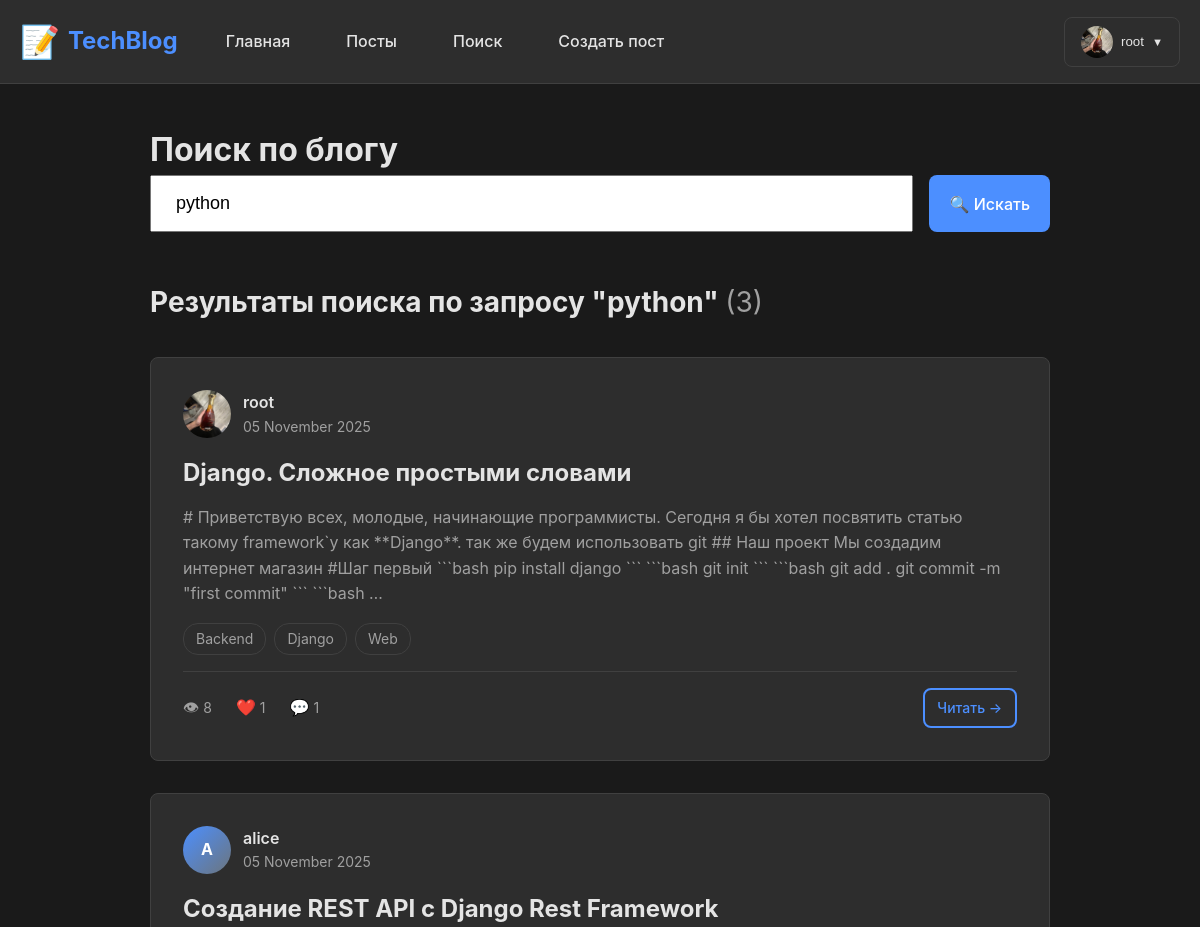
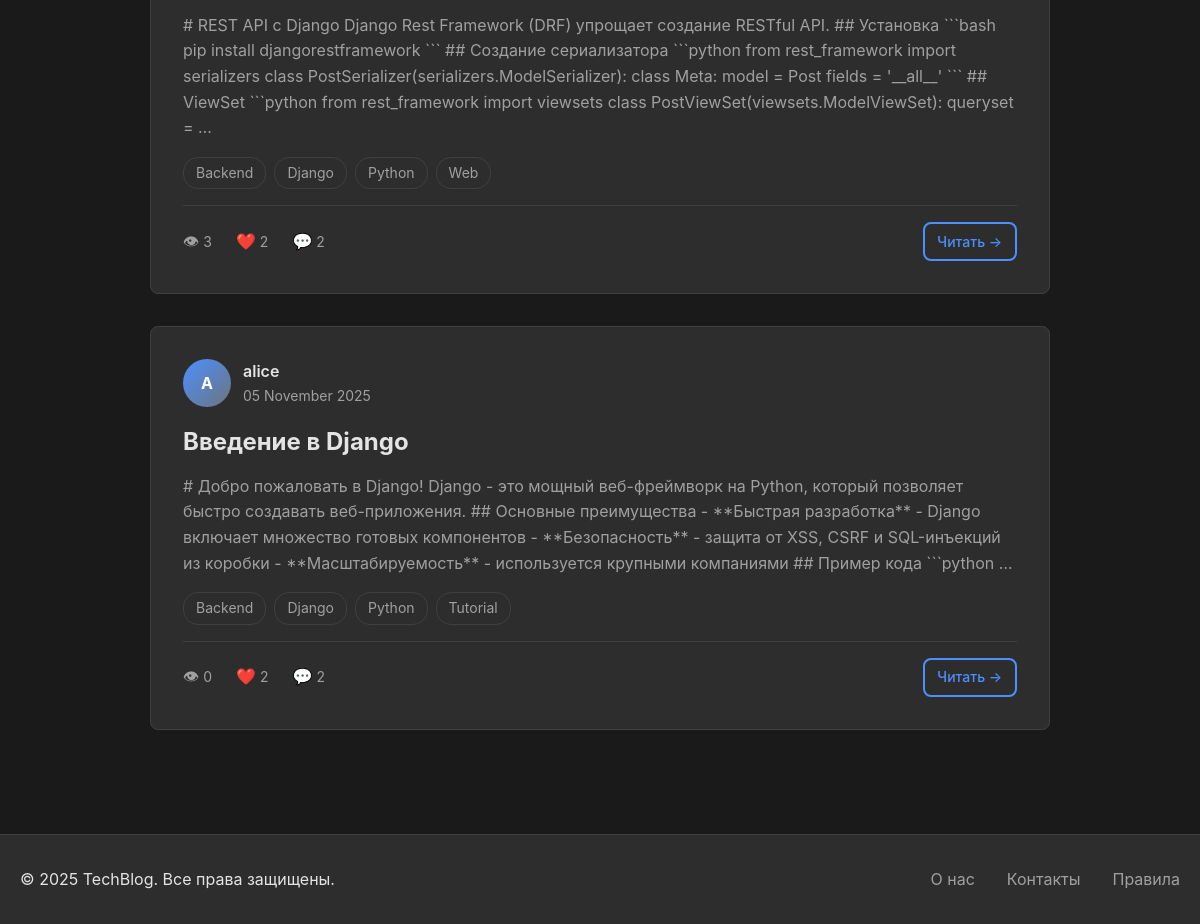
/search/?q=python (signed in), run on the app's committed database (2 pictures, top to bottom).
### users/models.py (models this page shows, shortened)
class Profile(models.Model):
    user = models.OneToOneField(User, on_delete=models.CASCADE, related_name='profile')
    bio = models.TextField(max_length=500, blank=True, verbose_name='О себе')
    avatar = models.ImageField(upload_to='avatars/', blank=True, null=True, verbose_name='Аватар')
    location = models.CharField(max_length=100, blank=True, verbose_name='Местоположение')
    website = models.URLField(blank=True, verbose_name='Веб-сайт')
    class Meta:
        verbose_name = 'Профиль'
        verbose_name_plural = 'Профили'

### blog/models.py (models this page shows, shortened)
class Post(models.Model):
    title = models.CharField(max_length=200, verbose_name='Заголовок')
    content = models.TextField(verbose_name='Содержание (Markdown)')
    created_at = models.DateTimeField(auto_now_add=True, verbose_name='Дата создания')
    updated_at = models.DateTimeField(auto_now=True, verbose_name='Дата обновления')
    author = models.ForeignKey(User, on_delete=models.CASCADE, related_name='posts', verbose_name='Автор')
    tags = models.ManyToManyField(Tag, related_name='posts', blank=True, verbose_name='Теги')
    views = models.PositiveIntegerField(default=0, verbose_name='Просмотры')
    class Meta:
        ordering = ['-created_at']
        verbose_name = 'Пост'
        verbose_name_plural = 'Посты'
    def total_likes(self):
        return self.likes.count()

class Tag(models.Model):
    name = models.CharField(max_length=50, unique=True, verbose_name='Название тега')
    slug = models.SlugField(max_length=50, unique=True, verbose_name='URL')
    created_at = models.DateTimeField(auto_now_add=True)
    class Meta:
        ordering = ['name']
        verbose_name = 'Тег'
        verbose_name_plural = 'Теги'

### blog/views.py (the view)
# urls.py: path('search/', views.search, name='search'),
def search(request):
    form = SearchForm(request.GET)
    posts = Post.objects.none()
    query = None
    if form.is_valid():
        query = form.cleaned_data.get('q')
        if query:
            posts = Post.objects.filter(
                Q(title__icontains=query) |
                Q(content__icontains=query) |
                Q(tags__name__icontains=query)
            ).select_related('author').prefetch_related('tags').distinct()
    paginator = Paginator(posts, 10)
    page_number = request.GET.get('page')
    page_obj = paginator.get_page(page_number)
    context = {
        'form': form,
        'page_obj': page_obj,
        'query': query,
    }
    return render(request, 'blog/search.html', context)

### blog/forms.py
class SearchForm(forms.Form):
    q = forms.CharField(
        required=False,
        widget=forms.TextInput(attrs={
            'class': 'form-control search-input',
            'placeholder': 'Поиск по постам, тегам...',
            'autocomplete': 'off'
        })
    )

### blog/templates/blog/search.html (shortened to what this page needs)
{% extends 'base.html' %}
{% load static %}
{% block content %}
<div class="container">
    <div class="search-page">
        <h1>Поиск по блогу</h1>
        <div class="search-form-wrapper">
            <form method="get" class="search-form-large" id="searchForm">
                <div class="search-input-group">
                    {{ form.q }}
                    <button type="submit" class="btn btn-primary">
                        <span class="icon">🔍</span> Искать
                    </button>
                </div>
            </form>
        </div>
        {% if query %}
            <div class="search-results">
                <h2 class="search-results-title">
                    Результаты поиска по запросу "{{ query }}"
                    <span class="results-count">({{ page_obj.paginator.count }})</span>
                </h2>
                {% if page_obj %}
                    <div class="posts-list">
                        {% for post in page_obj %}
                            <article class="post-item">
                                <div class="post-item-header">
                                    <div class="post-author">
                                        {% if post.author.profile.avatar %}
                                            <img src="{{ post.author.profile.avatar.url }}" alt="{{ post.author.username }}" class="avatar-md">
                                        {% else %}
                                            <span class="avatar-placeholder avatar-md">{{ post.author.username.0|upper }}</span>
                                        {% endif %}
                                        <div class="author-info">
                                            <a href="{% url 'users:profile' post.author.username %}" class="author-name">{{ post.author.username }}</a>
                                            <span class="post-date">{{ post.created_at|date:"d F Y" }}</span>
                                        </div>
                                    </div>
                                </div>
                                <div class="post-item-body">
                                    <h3 class="post-title">
                                        <a href="{% url 'blog:post_detail' post.pk %}">{{ post.title }}</a>
                                    </h3>
                                    <p class="post-excerpt">{{ post.content|truncatewords:50|striptags }}</p>
                                    {% if post.tags.all %}
                                        <div class="post-tags">
                                            {% for tag in post.tags.all %}
                                                <a href="{% url 'blog:tag_posts' tag.slug %}" class="tag-mini">{{ tag.name }}</a>
                                            {% endfor %}
                                        </div>
                                    {% endif %}
                                </div>
                                <div class="post-item-footer">
                                    <div class="post-stats">
                                        <span class="stat">
                                            <span class="stat-icon">👁</span> {{ post.views }}
                                        </span>
                                        <span class="stat">
                                            <span class="stat-icon">❤️</span> {{ post.total_likes }}
                                        </span>
                                        <span class="stat">
                                            <span class="stat-icon">💬</span> {{ post.comments.count }}
                                        </span>
                                    </div>
                                    <a href="{% url 'blog:post_detail' post.pk %}" class="btn btn-outline btn-sm">Читать →</a>
                                </div>
                            </article>
                        {% endfor %}
                    </div>
                {% else %}
                    <div class="empty-state">
                        <p>По вашему запросу ничего не найдено</p>
                        <p class="empty-state-hint">Попробуйте изменить запрос или использовать другие ключевые слова</p>
                    </div>
                {% endif %}
            </div>
        {% endif %}
    </div>
</div>
{% endblock %}

### templates/base.html (shortened to what this page needs)
{% load static %}
<!DOCTYPE html>
<html lang="ru" data-theme="{{ request.user.settings.theme|default:'light' }}">
<head>
    <link rel="stylesheet" href="{% static 'css/base.css' %}">
    <link rel="stylesheet" href="{% static 'css/themes.css' %}">
    <link rel="stylesheet" href="{% static 'css/posts.css' %}">
    <link rel="stylesheet" href="{% static 'css/profiles.css' %}">
</head>
<body>
    <header class="header">
        <div class="container">
            <nav class="navbar">
                <div class="navbar-brand">
                    <a href="{% url 'blog:index' %}" class="logo">
                        <span class="logo-icon">📝</span>
                        <span class="logo-text">TechBlog</span>
                    </a>
                </div>
                <div class="navbar-menu" id="navbarMenu">
                    <ul class="navbar-nav">
                        <li><a href="{% url 'blog:index' %}" class="nav-link">Главная</a></li>
                        <li><a href="{% url 'blog:posts_list' %}" class="nav-link">Посты</a></li>
                        <li><a href="{% url 'blog:search' %}" class="nav-link">Поиск</a></li>
                        {% if user.is_authenticated %}
                            <li><a href="{% url 'blog:create_post' %}" class="nav-link">Создать пост</a></li>
                        {% endif %}
                    </ul>
                    <div class="navbar-account">
                        {% if user.is_authenticated %}
                            <div class="account-dropdown">
                                <button class="account-btn" id="accountBtn">
                                    {% if user.profile.avatar %}
                                        <img src="{{ user.profile.avatar.url }}" alt="{{ user.username }}" class="avatar-sm">
                                    {% else %}
                                        <span class="avatar-placeholder">{{ user.username.0|upper }}</span>
                                    {% endif %}
                                    <span class="username-text">{{ user.username }}</span>
                                    <span class="dropdown-arrow">▼</span>
                                </button>
                            </div>
                        {% else %}
                            <a href="{% url 'users:login' %}" class="btn btn-outline">Войти</a>
                            <a href="{% url 'users:register' %}" class="btn btn-primary">Регистрация</a>
                        {% endif %}
                    </div>
                </div>
            </nav>
        </div>
    </header>
    <main class="main-content">
        {% block content %}
        {% endblock %}
    </main>
    <footer class="footer">
        <div class="container">
            <div class="footer-content">
                <p>&copy; 2025 TechBlog. Все права защищены.</p>
                <div class="footer-links">
                    <a href="#">О нас</a>
                    <a href="#">Контакты</a>
                    <a href="#">Правила</a>
                </div>
            </div>
        </div>
    </footer>
</body>
</html>

### static/css/base.css (style rules this page uses)
:root { --font-primary: -apple-system, BlinkMacSystemFont, 'Segoe UI', Roboto, 'Helvetica Neue', Arial, sans-serif; --font-mono: 'Courier New', Courier, monospace; --transition-fast: 0.15s ease; --transition-normal: 0.3s ease; --border-radius: 8px; --box-shadow: 0 2px 8px rgba(0, 0, 0, 0.1); --box-shadow-lg: 0 4px 16px rgba(0, 0, 0, 0.15); }
* { margin: 0; padding: 0; box-sizing: border-box; }
body { font-family: var(--font-primary); font-size: 16px; line-height: 1.6; background-color: var(--bg-primary); color: var(--text-primary); transition: background-color var(--transition-normal), color var(--transition-normal); }
.container { max-width: 1200px; margin: 0 auto; padding: 0 20px; }
.main-content { min-height: calc(100vh - 180px); padding: 40px 0; }
.header { background-color: var(--bg-secondary); border-bottom: 1px solid var(--border-color); position: sticky; top: 0; z-index: 1000; transition: background-color var(--transition-normal); }
.navbar { display: flex; justify-content: space-between; align-items: center; padding: 1rem 0; gap: 2rem; }
.navbar-brand .logo { display: flex; align-items: center; gap: 0.5rem; text-decoration: none; font-size: 1.5rem; font-weight: bold; color: var(--primary-color); transition: transform var(--transition-fast); }
.logo-icon { font-size: 2rem; }
.navbar-menu { display: flex; align-items: center; gap: 2rem; flex: 1; }
.navbar-nav { display: flex; list-style: none; gap: 1.5rem; margin: 0; }
.nav-link { color: var(--text-primary); text-decoration: none; font-weight: 500; padding: 0.5rem 1rem; border-radius: var(--border-radius); transition: background-color var(--transition-fast), color var(--transition-fast); }
.navbar-account { margin-left: auto; display: flex; align-items: center; gap: 1rem; }
.account-dropdown { position: relative; }
.account-btn { display: flex; align-items: center; gap: 0.5rem; background: none; border: 1px solid var(--border-color); padding: 0.5rem 1rem; border-radius: var(--border-radius); cursor: pointer; transition: all var(--transition-fast); color: var(--text-primary); }
.dropdown-arrow { font-size: 0.7rem; transition: transform var(--transition-fast); }
.avatar-sm, .avatar-md, .avatar-lg, .avatar-placeholder { border-radius: 50%; object-fit: cover; }
.avatar-sm { width: 32px; height: 32px; }
.avatar-md { width: 48px; height: 48px; }
.avatar-placeholder { display: inline-flex; align-items: center; justify-content: center; background: linear-gradient(135deg, var(--primary-color), var(--secondary-color)); color: white; font-weight: bold; }
.btn { display: inline-block; padding: 0.625rem 1.25rem; font-size: 1rem; font-weight: 500; text-align: center; text-decoration: none; border: none; border-radius: var(--border-radius); cursor: pointer; transition: all var(--transition-fast); font-family: var(--font-primary); }
.btn-primary { background-color: var(--primary-color); color: white; }
.btn-outline { background-color: transparent; border: 2px solid var(--primary-color); color: var(--primary-color); }
.btn-sm { padding: 0.4rem 0.8rem; font-size: 0.875rem; }
.footer { background-color: var(--bg-secondary); border-top: 1px solid var(--border-color); padding: 2rem 0; margin-top: 4rem; }
.footer-content { display: flex; justify-content: space-between; align-items: center; flex-wrap: wrap; gap: 1rem; }
.footer-links { display: flex; gap: 2rem; }
.footer-links a { color: var(--text-secondary); text-decoration: none; transition: color var(--transition-fast); }

### static/css/themes.css (style rules this page uses)
[data-theme="dark"] { --bg-primary: #1a1a1a; --bg-secondary: #2d2d2d; --text-primary: #e4e4e4; --text-secondary: #a0a0a0; --border-color: #404040; --hover-bg: #3a3a3a; --primary-color: #4c8fff; --primary-hover: #3d7fe6; --secondary-color: #6c757d; --success-bg: #1e4620; --success-color: #75b798; --danger-bg: #5c1e23; --danger-color: #f8b4bc; --info-bg: #1e3a5f; --info-color: #9ec5fe; --danger-color: #f85c70; --danger-hover: #e04555; }

### data on the page
Post: author.profile.avatar (picture), author.username "root", created_at "05 November 2025", title "Django. Сложное простыми словами", content "# Приветствую всех, молодые, начинающие программисты. Сегодня я бы хотел посвятить статью такому framework`у как **Django**. так же будем использовать git ## Наш проект Мы создадим интернет магазин #Шаг первый ```bash pip install django ``` ```bash git init ``` ```bash git add . git commit -m \"first commit\" ``` ```bash …", views "8", total_likes "1", comments.count "1"
Tag: name "Backend"
Tag: name "Django"
Tag: name "Web"
Post: author.username.0 "A", author.username "alice", created_at "05 November 2025", title "Создание REST API с Django Rest Framework", content "# REST API с Django Django Rest Framework (DRF) упрощает создание RESTful API. ## Установка ```bash pip install djangorestframework ``` ## Создание сериализатора ```python from rest_framework import serializers class PostSerializer(serializers.ModelSerializer): class Meta: model = Post fields = '__all__' ``` ## ViewSet ```python from rest_framework import viewsets class PostViewSet(viewsets.ModelViewSet): queryset = …", views "3", total_likes "2", comments.count "2"
Tag: name "Python"
Post: author.username.0 "A", author.username "alice", created_at "05 November 2025", title "Введение в Django", content "# Добро пожаловать в Django! Django - это мощный веб-фреймворк на Python, который позволяет быстро создавать веб-приложения. ## Основные преимущества - **Быстрая разработка** - Django включает множество готовых компонентов - **Безопасность** - защита от XSS, CSRF и SQL-инъекций из коробки - **Масштабируемость** - используется крупными компаниями ## Пример кода ```python …", views "0", total_likes "2", comments.count "2"
Tag: name "Tutorial"

### other printed values
{{ user.username }} "root"
{{ query }} "python"
{{ page_obj.paginator.count }} "3"
